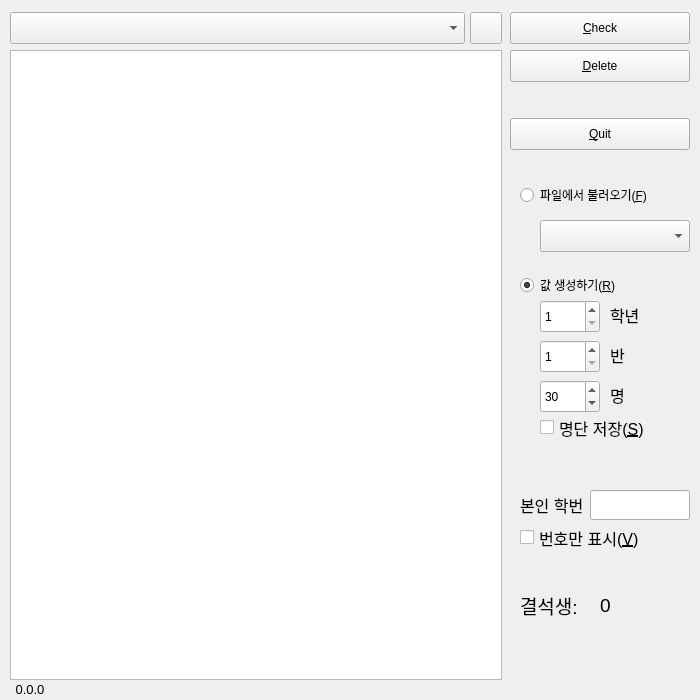
<?xml version="1.0" encoding="UTF-8"?>
<ui version="4.0">
 <class>mainWindow</class>
 <widget class="QMainWindow" name="mainWindow">
  <property name="enabled">
   <bool>true</bool>
  </property>
  <property name="geometry">
   <rect>
    <x>0</x>
    <y>0</y>
    <width>700</width>
    <height>700</height>
   </rect>
  </property>
  <property name="minimumSize">
   <size>
    <width>700</width>
    <height>700</height>
   </size>
  </property>
  <property name="maximumSize">
   <size>
    <width>700</width>
    <height>700</height>
   </size>
  </property>
  <property name="windowTitle">
   <string>Online Checker</string>
  </property>
  <property name="windowIcon">
   <iconset>
    <normaloff>resource/Zoom.svg</normaloff>resource/Zoom.svg</iconset>
  </property>
  <widget class="QWidget" name="centralwidget">
   <property name="minimumSize">
    <size>
     <width>560</width>
     <height>700</height>
    </size>
   </property>
   <widget class="QTextEdit" name="te">
    <property name="geometry">
     <rect>
      <x>10</x>
      <y>50</y>
      <width>492</width>
      <height>630</height>
     </rect>
    </property>
    <property name="font">
     <font>
      <family>Noto Sans KR</family>
     </font>
    </property>
   </widget>
   <widget class="QLabel" name="lb_not_text">
    <property name="geometry">
     <rect>
      <x>520</x>
      <y>590</y>
      <width>60</width>
      <height>30</height>
     </rect>
    </property>
    <property name="font">
     <font>
      <pointsize>14</pointsize>
     </font>
    </property>
    <property name="text">
     <string>결석생:</string>
    </property>
   </widget>
   <widget class="QLabel" name="lb_not">
    <property name="geometry">
     <rect>
      <x>600</x>
      <y>590</y>
      <width>60</width>
      <height>30</height>
     </rect>
    </property>
    <property name="font">
     <font>
      <pointsize>14</pointsize>
     </font>
    </property>
    <property name="text">
     <string>0</string>
    </property>
   </widget>
   <widget class="QRadioButton" name="RB_1">
    <property name="geometry">
     <rect>
      <x>520</x>
      <y>180</y>
      <width>170</width>
      <height>30</height>
     </rect>
    </property>
    <property name="text">
     <string>파일에서 불러오기(&amp;F)</string>
    </property>
    <property name="checked">
     <bool>false</bool>
    </property>
   </widget>
   <widget class="QComboBox" name="CB_1">
    <property name="geometry">
     <rect>
      <x>540</x>
      <y>220</y>
      <width>150</width>
      <height>32</height>
     </rect>
    </property>
   </widget>
   <widget class="QCheckBox" name="cb_num">
    <property name="geometry">
     <rect>
      <x>520</x>
      <y>520</y>
      <width>140</width>
      <height>35</height>
     </rect>
    </property>
    <property name="font">
     <font>
      <pointsize>12</pointsize>
     </font>
    </property>
    <property name="text">
     <string>번호만 표시(&amp;V)</string>
    </property>
   </widget>
   <widget class="QRadioButton" name="RB_2">
    <property name="geometry">
     <rect>
      <x>520</x>
      <y>270</y>
      <width>125</width>
      <height>30</height>
     </rect>
    </property>
    <property name="text">
     <string>값 생성하기(&amp;R)</string>
    </property>
    <property name="checked">
     <bool>true</bool>
    </property>
   </widget>
   <widget class="QSpinBox" name="sb_grade">
    <property name="geometry">
     <rect>
      <x>540</x>
      <y>300</y>
      <width>60</width>
      <height>33</height>
     </rect>
    </property>
    <property name="minimum">
     <number>1</number>
    </property>
    <property name="maximum">
     <number>3</number>
    </property>
   </widget>
   <widget class="QSpinBox" name="sb_class">
    <property name="geometry">
     <rect>
      <x>540</x>
      <y>340</y>
      <width>60</width>
      <height>33</height>
     </rect>
    </property>
    <property name="minimum">
     <number>1</number>
    </property>
    <property name="maximum">
     <number>10</number>
    </property>
   </widget>
   <widget class="QLabel" name="label_grade">
    <property name="geometry">
     <rect>
      <x>610</x>
      <y>300</y>
      <width>35</width>
      <height>29</height>
     </rect>
    </property>
    <property name="font">
     <font>
      <pointsize>12</pointsize>
     </font>
    </property>
    <property name="text">
     <string>학년</string>
    </property>
   </widget>
   <widget class="QLabel" name="label_class">
    <property name="geometry">
     <rect>
      <x>610</x>
      <y>340</y>
      <width>18</width>
      <height>29</height>
     </rect>
    </property>
    <property name="font">
     <font>
      <pointsize>12</pointsize>
     </font>
    </property>
    <property name="text">
     <string>반</string>
    </property>
   </widget>
   <widget class="QSpinBox" name="sb_last">
    <property name="geometry">
     <rect>
      <x>540</x>
      <y>380</y>
      <width>60</width>
      <height>33</height>
     </rect>
    </property>
    <property name="minimum">
     <number>1</number>
    </property>
    <property name="maximum">
     <number>40</number>
    </property>
    <property name="value">
     <number>30</number>
    </property>
   </widget>
   <widget class="QLabel" name="label_last">
    <property name="geometry">
     <rect>
      <x>610</x>
      <y>380</y>
      <width>58</width>
      <height>29</height>
     </rect>
    </property>
    <property name="font">
     <font>
      <pointsize>12</pointsize>
     </font>
    </property>
    <property name="text">
     <string>명</string>
    </property>
   </widget>
   <widget class="QLineEdit" name="le_usr_num">
    <property name="geometry">
     <rect>
      <x>590</x>
      <y>490</y>
      <width>100</width>
      <height>30</height>
     </rect>
    </property>
   </widget>
   <widget class="QLabel" name="lb_usr_number">
    <property name="geometry">
     <rect>
      <x>520</x>
      <y>490</y>
      <width>76</width>
      <height>29</height>
     </rect>
    </property>
    <property name="font">
     <font>
      <pointsize>12</pointsize>
     </font>
    </property>
    <property name="text">
     <string>본인 학번</string>
    </property>
   </widget>
   <widget class="QPushButton" name="bt_check">
    <property name="geometry">
     <rect>
      <x>510</x>
      <y>12</y>
      <width>180</width>
      <height>32</height>
     </rect>
    </property>
    <property name="text">
     <string>&amp;Check</string>
    </property>
    <property name="checkable">
     <bool>false</bool>
    </property>
    <property name="checked">
     <bool>false</bool>
    </property>
   </widget>
   <widget class="QPushButton" name="bt_delete">
    <property name="geometry">
     <rect>
      <x>510</x>
      <y>50</y>
      <width>180</width>
      <height>32</height>
     </rect>
    </property>
    <property name="text">
     <string>&amp;Delete</string>
    </property>
   </widget>
   <widget class="QPushButton" name="bt_exit">
    <property name="geometry">
     <rect>
      <x>510</x>
      <y>118</y>
      <width>180</width>
      <height>32</height>
     </rect>
    </property>
    <property name="text">
     <string>&amp;Quit</string>
    </property>
   </widget>
   <widget class="QComboBox" name="chat_txt">
    <property name="geometry">
     <rect>
      <x>10</x>
      <y>12</y>
      <width>455</width>
      <height>32</height>
     </rect>
    </property>
    <property name="currentText">
     <string notr="true"/>
    </property>
    <property name="maxVisibleItems">
     <number>10</number>
    </property>
   </widget>
   <widget class="QPushButton" name="bt_chat_reload">
    <property name="geometry">
     <rect>
      <x>470</x>
      <y>12</y>
      <width>32</width>
      <height>32</height>
     </rect>
    </property>
    <property name="text">
     <string/>
    </property>
    <property name="icon">
     <iconset>
      <normaloff>resource/view-refresh.svg</normaloff>resource/view-refresh.svg</iconset>
    </property>
    <property name="shortcut">
     <string>Ctrl+R</string>
    </property>
   </widget>
   <widget class="QCheckBox" name="cb_save_list">
    <property name="geometry">
     <rect>
      <x>540</x>
      <y>410</y>
      <width>140</width>
      <height>35</height>
     </rect>
    </property>
    <property name="font">
     <font>
      <pointsize>12</pointsize>
     </font>
    </property>
    <property name="text">
     <string>명단 저장(&amp;S)</string>
    </property>
   </widget>
   <widget class="QLabel" name="lb_version">
    <property name="geometry">
     <rect>
      <x>10</x>
      <y>679</y>
      <width>40</width>
      <height>20</height>
     </rect>
    </property>
    <property name="font">
     <font>
      <pointsize>10</pointsize>
     </font>
    </property>
    <property name="text">
     <string>0.0.0</string>
    </property>
    <property name="alignment">
     <set>Qt::AlignCenter</set>
    </property>
   </widget>
  </widget>
 </widget>
 <resources/>
 <connections/>
</ui>
